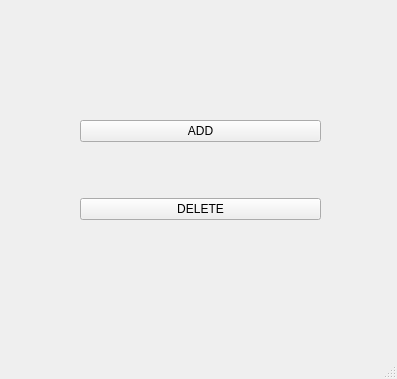
<?xml version="1.0" encoding="UTF-8"?>
<ui version="4.0">
 <class>AdminCapture</class>
 <widget class="QMainWindow" name="AdminCapture">
  <property name="geometry">
   <rect>
    <x>0</x>
    <y>0</y>
    <width>397</width>
    <height>379</height>
   </rect>
  </property>
  <property name="windowTitle">
   <string>Capture</string>
  </property>
  <widget class="QWidget" name="centralwidget">
   <widget class="QWidget" name="">
    <property name="geometry">
     <rect>
      <x>80</x>
      <y>70</y>
      <width>241</width>
      <height>201</height>
     </rect>
    </property>
    <layout class="QGridLayout" name="gridLayout">
     <item row="0" column="0">
      <widget class="QPushButton" name="btn_Add">
       <property name="text">
        <string>ADD</string>
       </property>
      </widget>
     </item>
     <item row="1" column="0">
      <widget class="QPushButton" name="btn_Delete">
       <property name="text">
        <string>DELETE</string>
       </property>
      </widget>
     </item>
    </layout>
   </widget>
  </widget>
  <widget class="QMenuBar" name="menubar">
   <property name="geometry">
    <rect>
     <x>0</x>
     <y>0</y>
     <width>397</width>
     <height>22</height>
    </rect>
   </property>
  </widget>
  <widget class="QStatusBar" name="statusbar"/>
 </widget>
 <resources/>
 <connections/>
</ui>
